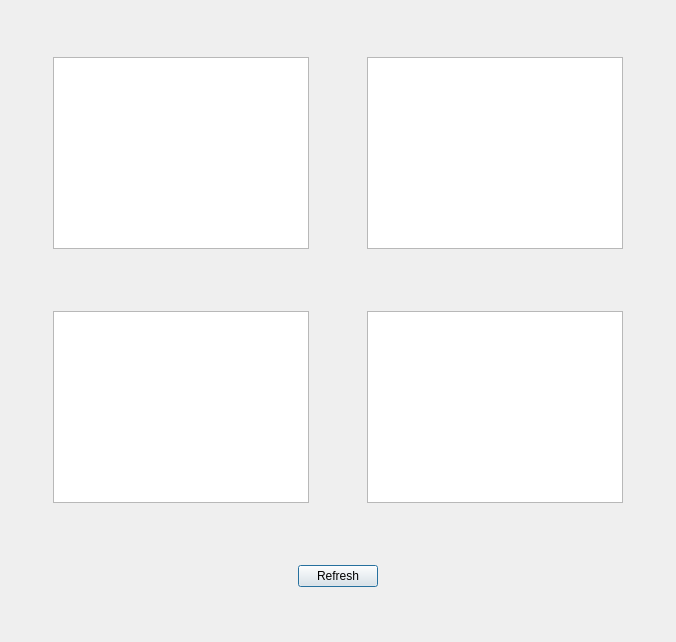
<?xml version="1.0" encoding="UTF-8"?>
<ui version="4.0">
 <class>Dialog</class>
 <widget class="QDialog" name="Dialog">
  <property name="geometry">
   <rect>
    <x>0</x>
    <y>0</y>
    <width>676</width>
    <height>642</height>
   </rect>
  </property>
  <property name="windowTitle">
   <string>Dialog</string>
  </property>
  <widget class="QWidget" name="">
   <property name="geometry">
    <rect>
     <x>0</x>
     <y>1</y>
     <width>676</width>
     <height>642</height>
    </rect>
   </property>
   <layout class="QVBoxLayout" name="verticalLayout">
    <item>
     <spacer name="verticalSpacer">
      <property name="orientation">
       <enum>Qt::Vertical</enum>
      </property>
      <property name="sizeHint" stdset="0">
       <size>
        <width>20</width>
        <height>40</height>
       </size>
      </property>
     </spacer>
    </item>
    <item>
     <layout class="QHBoxLayout" name="horizontalLayout_3">
      <item>
       <spacer name="horizontalSpacer_8">
        <property name="orientation">
         <enum>Qt::Horizontal</enum>
        </property>
        <property name="sizeHint" stdset="0">
         <size>
          <width>40</width>
          <height>20</height>
         </size>
        </property>
       </spacer>
      </item>
      <item>
       <widget class="QGraphicsView" name="acc_train"/>
      </item>
      <item>
       <spacer name="horizontalSpacer_6">
        <property name="orientation">
         <enum>Qt::Horizontal</enum>
        </property>
        <property name="sizeHint" stdset="0">
         <size>
          <width>40</width>
          <height>20</height>
         </size>
        </property>
       </spacer>
      </item>
      <item>
       <widget class="QGraphicsView" name="acc_test"/>
      </item>
      <item>
       <spacer name="horizontalSpacer_7">
        <property name="orientation">
         <enum>Qt::Horizontal</enum>
        </property>
        <property name="sizeHint" stdset="0">
         <size>
          <width>40</width>
          <height>20</height>
         </size>
        </property>
       </spacer>
      </item>
     </layout>
    </item>
    <item>
     <spacer name="verticalSpacer_2">
      <property name="orientation">
       <enum>Qt::Vertical</enum>
      </property>
      <property name="sizeHint" stdset="0">
       <size>
        <width>20</width>
        <height>40</height>
       </size>
      </property>
     </spacer>
    </item>
    <item>
     <layout class="QHBoxLayout" name="horizontalLayout_2">
      <item>
       <spacer name="horizontalSpacer_5">
        <property name="orientation">
         <enum>Qt::Horizontal</enum>
        </property>
        <property name="sizeHint" stdset="0">
         <size>
          <width>40</width>
          <height>20</height>
         </size>
        </property>
       </spacer>
      </item>
      <item>
       <widget class="QGraphicsView" name="lss_train"/>
      </item>
      <item>
       <spacer name="horizontalSpacer_3">
        <property name="orientation">
         <enum>Qt::Horizontal</enum>
        </property>
        <property name="sizeHint" stdset="0">
         <size>
          <width>40</width>
          <height>20</height>
         </size>
        </property>
       </spacer>
      </item>
      <item>
       <widget class="QGraphicsView" name="lss_test"/>
      </item>
      <item>
       <spacer name="horizontalSpacer_4">
        <property name="orientation">
         <enum>Qt::Horizontal</enum>
        </property>
        <property name="sizeHint" stdset="0">
         <size>
          <width>40</width>
          <height>20</height>
         </size>
        </property>
       </spacer>
      </item>
     </layout>
    </item>
    <item>
     <spacer name="verticalSpacer_5">
      <property name="orientation">
       <enum>Qt::Vertical</enum>
      </property>
      <property name="sizeHint" stdset="0">
       <size>
        <width>20</width>
        <height>40</height>
       </size>
      </property>
     </spacer>
    </item>
    <item>
     <layout class="QHBoxLayout" name="horizontalLayout">
      <item>
       <spacer name="horizontalSpacer">
        <property name="orientation">
         <enum>Qt::Horizontal</enum>
        </property>
        <property name="sizeHint" stdset="0">
         <size>
          <width>40</width>
          <height>20</height>
         </size>
        </property>
       </spacer>
      </item>
      <item>
       <widget class="QPushButton" name="pushButton">
        <property name="text">
         <string>Refresh</string>
        </property>
        <property name="icon">
         <iconset>
          <normaloff>002-reload.png</normaloff>002-reload.png</iconset>
        </property>
       </widget>
      </item>
      <item>
       <spacer name="horizontalSpacer_2">
        <property name="orientation">
         <enum>Qt::Horizontal</enum>
        </property>
        <property name="sizeHint" stdset="0">
         <size>
          <width>40</width>
          <height>20</height>
         </size>
        </property>
       </spacer>
      </item>
     </layout>
    </item>
    <item>
     <spacer name="verticalSpacer_4">
      <property name="orientation">
       <enum>Qt::Vertical</enum>
      </property>
      <property name="sizeHint" stdset="0">
       <size>
        <width>20</width>
        <height>40</height>
       </size>
      </property>
     </spacer>
    </item>
   </layout>
  </widget>
 </widget>
 <resources/>
 <connections/>
</ui>
